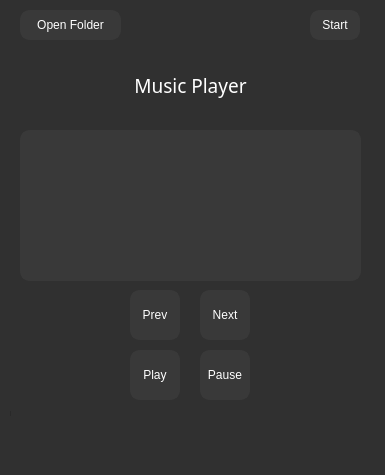
<?xml version="1.0" encoding="UTF-8"?>
<ui version="4.0">
 <class>MainWindow</class>
 <widget class="QMainWindow" name="MainWindow">
  <property name="geometry">
   <rect>
    <x>0</x>
    <y>0</y>
    <width>385</width>
    <height>475</height>
   </rect>
  </property>
  <property name="minimumSize">
   <size>
    <width>385</width>
    <height>475</height>
   </size>
  </property>
  <property name="maximumSize">
   <size>
    <width>1000</width>
    <height>1000</height>
   </size>
  </property>
  <property name="font">
   <font>
    <family>SF Pro Rounded</family>
    <weight>50</weight>
    <bold>false</bold>
   </font>
  </property>
  <property name="windowTitle">
   <string>Music Player</string>
  </property>
  <property name="styleSheet">
   <string notr="true">color: rgb(255, 255, 255);
background-color: rgb(48, 48, 48);
</string>
  </property>
  <widget class="QWidget" name="centralwidget">
   <widget class="QProgressBar" name="progressBar">
    <property name="geometry">
     <rect>
      <x>10</x>
      <y>410</y>
      <width>361</width>
      <height>7</height>
     </rect>
    </property>
    <property name="minimumSize">
     <size>
      <width>0</width>
      <height>7</height>
     </size>
    </property>
    <property name="maximumSize">
     <size>
      <width>16777215</width>
      <height>7</height>
     </size>
    </property>
    <property name="styleSheet">
     <string notr="true">color: #ffffff;
selection-color: #000000;
gridline-color: #303030;
background-color: #303030;
selection-background-color: #ffffff;
border-style: solid;
border-radius: 10px;
border-color: #393939;</string>
    </property>
    <property name="value">
     <number>0</number>
    </property>
    <property name="textVisible">
     <bool>false</bool>
    </property>
   </widget>
   <widget class="QPushButton" name="PauseButton">
    <property name="geometry">
     <rect>
      <x>200</x>
      <y>350</y>
      <width>50</width>
      <height>50</height>
     </rect>
    </property>
    <property name="minimumSize">
     <size>
      <width>50</width>
      <height>50</height>
     </size>
    </property>
    <property name="maximumSize">
     <size>
      <width>50</width>
      <height>50</height>
     </size>
    </property>
    <property name="styleSheet">
     <string notr="true">background-color: #393939;
selection-background-color: #999999;
selection-color: #ffffff;
color: #ffffff;
border-width: 2px;
border-style: solid;
border-radius: 10px;
border-color: #393939;
alternate-background-color: #303030;</string>
    </property>
    <property name="text">
     <string>Pause</string>
    </property>
   </widget>
   <widget class="QPushButton" name="PrevButton">
    <property name="geometry">
     <rect>
      <x>130</x>
      <y>290</y>
      <width>50</width>
      <height>50</height>
     </rect>
    </property>
    <property name="minimumSize">
     <size>
      <width>50</width>
      <height>50</height>
     </size>
    </property>
    <property name="maximumSize">
     <size>
      <width>50</width>
      <height>50</height>
     </size>
    </property>
    <property name="styleSheet">
     <string notr="true">background-color: #393939;
selection-background-color: #999999;
selection-color: #ffffff;
color: #ffffff;
border-width: 2px;
border-style: solid;
border-radius: 10px;
border-color: #393939;
alternate-background-color: #303030;</string>
    </property>
    <property name="text">
     <string>Prev</string>
    </property>
   </widget>
   <widget class="QPushButton" name="NextButton">
    <property name="geometry">
     <rect>
      <x>200</x>
      <y>290</y>
      <width>50</width>
      <height>50</height>
     </rect>
    </property>
    <property name="minimumSize">
     <size>
      <width>50</width>
      <height>50</height>
     </size>
    </property>
    <property name="maximumSize">
     <size>
      <width>50</width>
      <height>50</height>
     </size>
    </property>
    <property name="styleSheet">
     <string notr="true">background-color: #393939;
selection-background-color: #999999;
selection-color: #ffffff;
color: #ffffff;
border-width: 2px;
border-style: solid;
border-radius: 10px;
border-color: #393939;
alternate-background-color: #303030;</string>
    </property>
    <property name="text">
     <string>Next</string>
    </property>
   </widget>
   <widget class="QListWidget" name="listTrack">
    <property name="geometry">
     <rect>
      <x>20</x>
      <y>130</y>
      <width>341</width>
      <height>151</height>
     </rect>
    </property>
    <property name="minimumSize">
     <size>
      <width>200</width>
      <height>0</height>
     </size>
    </property>
    <property name="maximumSize">
     <size>
      <width>1000</width>
      <height>16777215</height>
     </size>
    </property>
    <property name="styleSheet">
     <string notr="true">background-color: #393939;
selection-background-color: #999999;
selection-color: #ffffff;
color: #ffffff;
border-width: 2px;
border-style: solid;
border-radius: 10px;
border-color: #393939;
alternate-background-color: #303030;</string>
    </property>
    <property name="spacing">
     <number>5</number>
    </property>
   </widget>
   <widget class="QPushButton" name="openFolderButton">
    <property name="geometry">
     <rect>
      <x>20</x>
      <y>10</y>
      <width>101</width>
      <height>30</height>
     </rect>
    </property>
    <property name="maximumSize">
     <size>
      <width>16777215</width>
      <height>30</height>
     </size>
    </property>
    <property name="styleSheet">
     <string notr="true">background-color: #393939;
selection-background-color: #999999;
selection-color: #ffffff;
color: #ffffff;
border-width: 2px;
border-style: solid;
border-radius: 10px;
border-color: #393939;
alternate-background-color: #303030;</string>
    </property>
    <property name="text">
     <string>Open Folder</string>
    </property>
   </widget>
   <widget class="QLabel" name="title">
    <property name="geometry">
     <rect>
      <x>10</x>
      <y>60</y>
      <width>361</width>
      <height>51</height>
     </rect>
    </property>
    <property name="font">
     <font>
      <family>SF Pro Rounded</family>
      <pointsize>14</pointsize>
     </font>
    </property>
    <property name="text">
     <string>Music Player</string>
    </property>
    <property name="alignment">
     <set>Qt::AlignCenter</set>
    </property>
   </widget>
   <widget class="QPushButton" name="PlayButton">
    <property name="geometry">
     <rect>
      <x>130</x>
      <y>350</y>
      <width>50</width>
      <height>50</height>
     </rect>
    </property>
    <property name="minimumSize">
     <size>
      <width>50</width>
      <height>50</height>
     </size>
    </property>
    <property name="maximumSize">
     <size>
      <width>50</width>
      <height>50</height>
     </size>
    </property>
    <property name="styleSheet">
     <string notr="true">background-color: #393939;
selection-background-color: #999999;
selection-color: #ffffff;
color: #ffffff;
border-width: 2px;
border-style: solid;
border-radius: 10px;
border-color: #393939;
alternate-background-color: #303030;</string>
    </property>
    <property name="text">
     <string>Play</string>
    </property>
   </widget>
   <widget class="QPushButton" name="StartButton">
    <property name="geometry">
     <rect>
      <x>310</x>
      <y>10</y>
      <width>50</width>
      <height>30</height>
     </rect>
    </property>
    <property name="minimumSize">
     <size>
      <width>50</width>
      <height>30</height>
     </size>
    </property>
    <property name="maximumSize">
     <size>
      <width>50</width>
      <height>30</height>
     </size>
    </property>
    <property name="styleSheet">
     <string notr="true">background-color: #393939;
selection-background-color: #999999;
selection-color: #ffffff;
color: #ffffff;
border-width: 2px;
border-style: solid;
border-radius: 10px;
border-color: #393939;
alternate-background-color: #303030;</string>
    </property>
    <property name="text">
     <string>Start</string>
    </property>
   </widget>
  </widget>
  <widget class="QMenuBar" name="menubar">
   <property name="enabled">
    <bool>false</bool>
   </property>
   <property name="geometry">
    <rect>
     <x>0</x>
     <y>0</y>
     <width>385</width>
     <height>23</height>
    </rect>
   </property>
  </widget>
  <widget class="QStatusBar" name="statusbar">
   <property name="enabled">
    <bool>false</bool>
   </property>
  </widget>
 </widget>
 <resources/>
 <connections/>
</ui>
